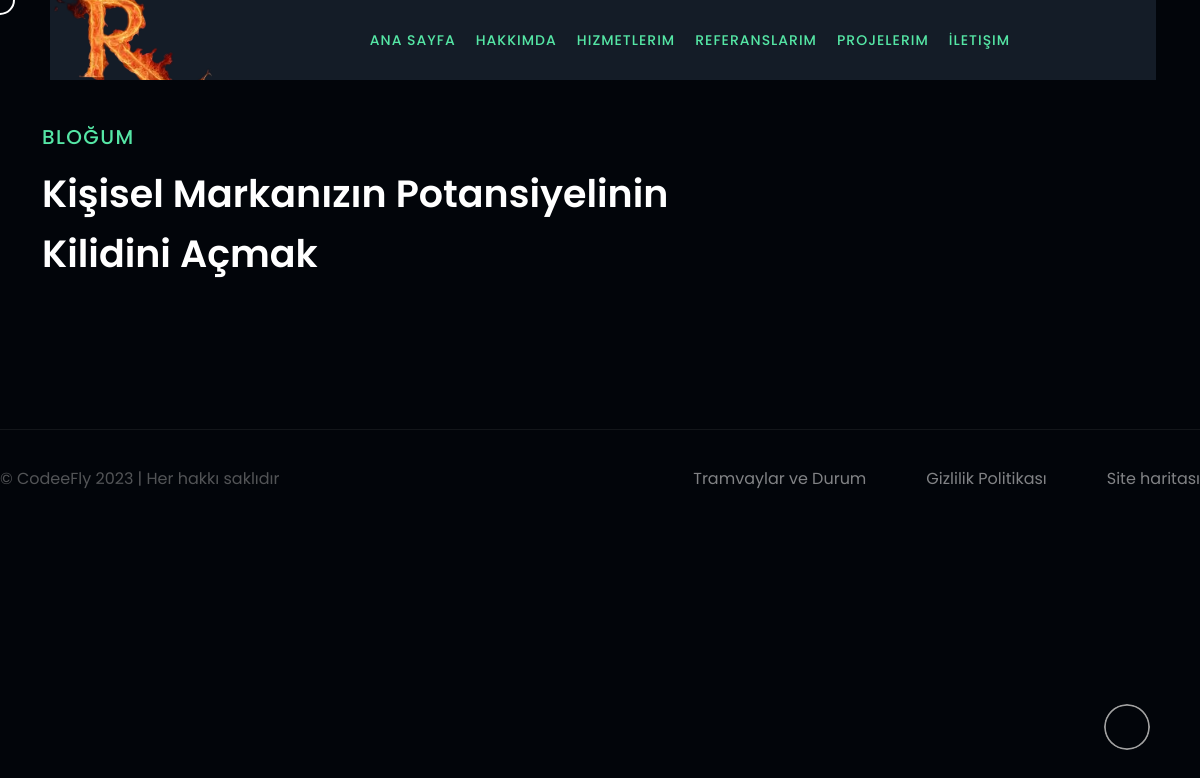
Page /tr/blog/ on the earlier database version.
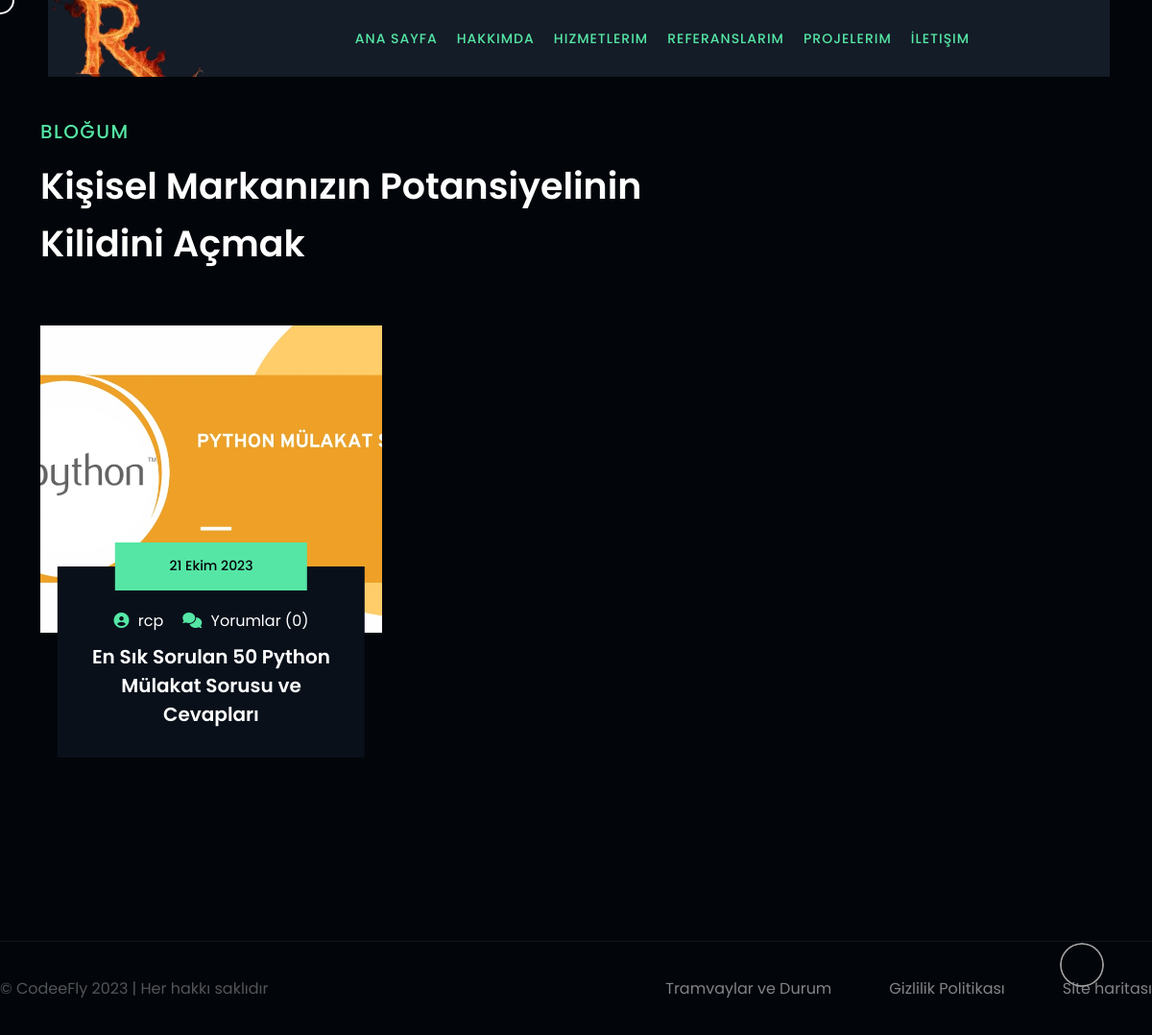
Same page on the later database version.
### apps/main/parameter/models.py (models this page shows, shortened)
class Settings(models.Model):
    text = models.CharField(blank=True, max_length=200, verbose_name="Site Başlığı", null=True)
    logo = models.ImageField(upload_to="İmage", null=True, blank=True, verbose_name='logo')
    default_profile_image = models.ImageField(upload_to="İmage", null=True, blank=True, verbose_name='Default Profil Resmi')
    class Meta:
        verbose_name = "Site Ayarları"
        verbose_name_plural = "Site Ayarları"

class Menu(models.Model):
    text = models.CharField(blank=True, max_length=200, verbose_name="Menü Başlığı", null=True)
    url = models.CharField(blank=True, max_length=200, verbose_name="Url", null=True)
    alignment = models.IntegerField(null=True, blank=True, verbose_name="Sıralama")
    class Meta:
        verbose_name = "Menüler"
        verbose_name_plural = "Menüler"

### apps/main/blog/models.py (models this page shows, shortened)
class Blog(models.Model):
    text = models.CharField(max_length=200)
    slug = models.CharField(max_length=500, blank=True)
    image = models.ImageField()
    content = RichTextField()
    user = models.ForeignKey(User, on_delete=models.CASCADE)
    date = models.DateField(default=timezone.now)
    category = models.ForeignKey(BlogCategory, on_delete=models.CASCADE)
    tags = models.ManyToManyField(BlogTag)
    def comment_count(self):
        count = BlogComment.objects.filter(blog_id=self.id).count()
        return count

### apps/main/blog/views.py (the view)
# urls.py: path('', blog, name='blog'),
def blog(request):
    blog_list = Blog.objects.filter()
    context = {
        'blog_list': blog_list,
    }
    return render(request, "apps/blog/blog.html", context)

### apps/main/parameter/context_processors.py (called while the page is built)
def menu(request):
    header_menu = Menu.objects.filter().order_by("alignment")
    return {'header_menu': header_menu}

def site(request):
    site_settings = Settings.objects.filter().last()
    return {'site_settings': site_settings}

### templates/apps/blog/blog.html
{% extends "base.html" %}
{% load i18n %}
{% load static %}
{% block content %}
    <section class="tf__blog pt_125 xs_pt_75 pb_40 xs_pb_0" id="blogs">
        <div class="container">
            <div class="row">
                <div class="col-xl-8 col-lg-9 mb_30">
                    <div class="tf__section_heading">
                        <h5 class="has-animation">{% trans "Bloğum" %}</h5>
                        <h2 class="has-animation">
                            {% trans "Kişisel Markanızın Potansiyelinin Kilidini Açmak" %}
                        </h2>
                    </div>
                </div>
            </div>
            <div class="row">
                {% for blog in blog_list %}
                    <div class="col-xl-4 col-md-6">
                        <div class="tf__slingle_blog fade_left" data-trigerId="blogs">
                            <a href="{% url "blog:blog-detail" blog.slug %}" class="tf__blog_img"
                               data-cursor="read <br> more">
                                <img src="{{ blog.image.url }}" alt="{{ blog.slug }}" class="img-flid w-100">
                            </a>
                            <div class="tf__blog_text">
                                <span>{{ blog.date }}</span>
                                <ul>
                                    <li>
                                        <i class="fa-sharp fa-solid fa-circle-user"></i>
                                        {{ blog.user.username }}
                                    </li>
                                    <li>
                                        <i class="fa-sharp fa-solid fa-comments"></i>
                                        {% trans "Yorumlar" %} ({{ blog.comment_count }})
                                    </li>
                                </ul>
                                <a href="{% url "blog:blog-detail" blog.slug %}">{{ blog.text }}</a>
                            </div>
                        </div>
                    </div>
                {% endfor %}
            </div>
        </div>
    </section>
{% endblock %}

### templates/base.html (shortened to what this page needs)
{% load i18n %}
{% load static %}
<!DOCTYPE html>
<html>
<head>
    <link rel="stylesheet" href={% static "css/font-awesome-pro.css" %}>
    <link rel="stylesheet" href={% static "css/bootstrap.min.css" %}>
    <link rel="stylesheet" href={% static "css/scroll_button.css" %}>
    <link rel="stylesheet" href={% static "css/plugin.css" %}>
    <link rel="stylesheet" href={% static "css/spacing.css" %}>
    <link rel="stylesheet" href={% static "css/style.css" %}>
    <link rel="stylesheet" href={% static "css/responsive.css" %}>
    <link rel="stylesheet" href="https://cdnjs.cloudflare.com/ajax/libs/font-awesome/6.4.2/css/all.min.css"/>
</head>
<body>
{% block header %}
    {% include 'partials/header.html' %}
{% endblock %}
{% block content %}
{% endblock %}
{% block footer %}
    {% include 'partials/footer.html' %}
{% endblock %}
</body>
</html>

### templates/partials/header.html (shortened to what this page needs)
{% load i18n %}
{% load static %}
<nav class="navbar navbar-expand-lg main_menu">
    <div class="container main_menu_bg">
        <a class="navbar-brand" href="index.html">
            <img src="{{ site_settings.logo.url }}" alt="ZYAN" class="img-fluid w-100">
        </a>
        <div class="collapse navbar-collapse" id="navbarNav">
            <ul class="navbar-nav m-auto">
                {% for menu in header_menu %}
                    <li class="nav-item">
                        <a class="nav-link text_hover_animaiton active" href="{{ menu.url }}">
                            {{ menu.text }}
                        </a>
                    </li>
                {% endfor %}
            </ul>
        </div>
    </div>
</nav>

### templates/partials/footer.html
{% load i18n %}
{% load static %}
<footer class="footer" id="footer">
    <div class="row">
        <div class="col-12">
            <div class="tf__footer_copyright">
                <p>© CodeeFly 2023 | Her hakkı saklıdır</p>
                <ul>
                    <li>
                        <a href="#" class="text_hover_animaiton"
                        >Tramvaylar ve Durum</a
                        >
                    </li>
                    <li>
                        <a href="#" class="text_hover_animaiton"
                        >Gizlilik Politikası</a
                        >
                    </li>
                    <li>
                        <a href="#" class="text_hover_animaiton">Site haritası</a>
                    </li>
                </ul>
            </div>
        </div>
    </div>
</footer>
<div class="progress active c-pointer">
    <svg
            class="progress-svg"
            width="100%"
            height="100%"
            viewBox="-1 -1 102 102"
    >
        <path d="M50,1 a49,49 0 0,1 0,98 a49,49 0 0,1 0,-98"></path>
    </svg>
</div>
<div id="magic-cursor">
    <div id="ball"></div>
</div>

### static/css/scroll_button.css (style rules this page uses)
.progress { background: transparent; position: fixed; right: 50px; bottom: 50px; height: 46px; width: 46px; cursor: pointer; display: block; border-radius: 50px; box-shadow: inset 0 0 0 2px rgba(0, 0, 0, 0.2); z-index: 10000; opacity: 0; visibility: hidden; transform: translateY(15px); -webkit-transition: all 200ms linear; transition: all 200ms linear; }
.progress.active { opacity: 1; visibility: visible; transform: translateY(0); }
.progress::after { position: absolute; font-family: "Font Awesome 5 Pro"; content: "\f077"; text-align: center; line-height: 46px; font-size: 16px; color: var(--bodyColor); left: 0; top: 0; height: 46px; width: 46px; cursor: pointer; display: block; z-index: 1; -webkit-transition: all 200ms linear; transition: all 200ms linear; }

### static/css/responsive.css (style rules this page uses)
@media (min-width: 1200px) and (max-width: 1399.99px) { .main_menu .navbar-nav .nav-item .nav-link { padding: 0px 15px; } }
@media (min-width: 1200px) and (max-width: 1399.99px) { .tf__section_heading h2 { font-size: 38px; line-height: 60px; } }
@media (min-width: 1200px) and (max-width: 1399.99px) { .tf__blog_text span { font-size: 14px; padding: 13px 15px; } }
@media (min-width: 1200px) and (max-width: 1399.99px) { .tf__blog_img { height: 320px; } }
@media (min-width: 992px) and (max-width: 1199.99px) { .main_menu .navbar-nav .nav-item .nav-link { padding: 0px 10px; } }
@media (min-width: 992px) and (max-width: 1199.99px) { .tf__section_heading h2 { font-size: 38px; line-height: 60px; } }

Differences in the rows shown:
added Blog: image (picture), date "21 Ekim 2023", user.username "rcp", comment_count "0", text "En Sık Sorulan 50 Python Mülakat Sorusu ve Cevapları"
